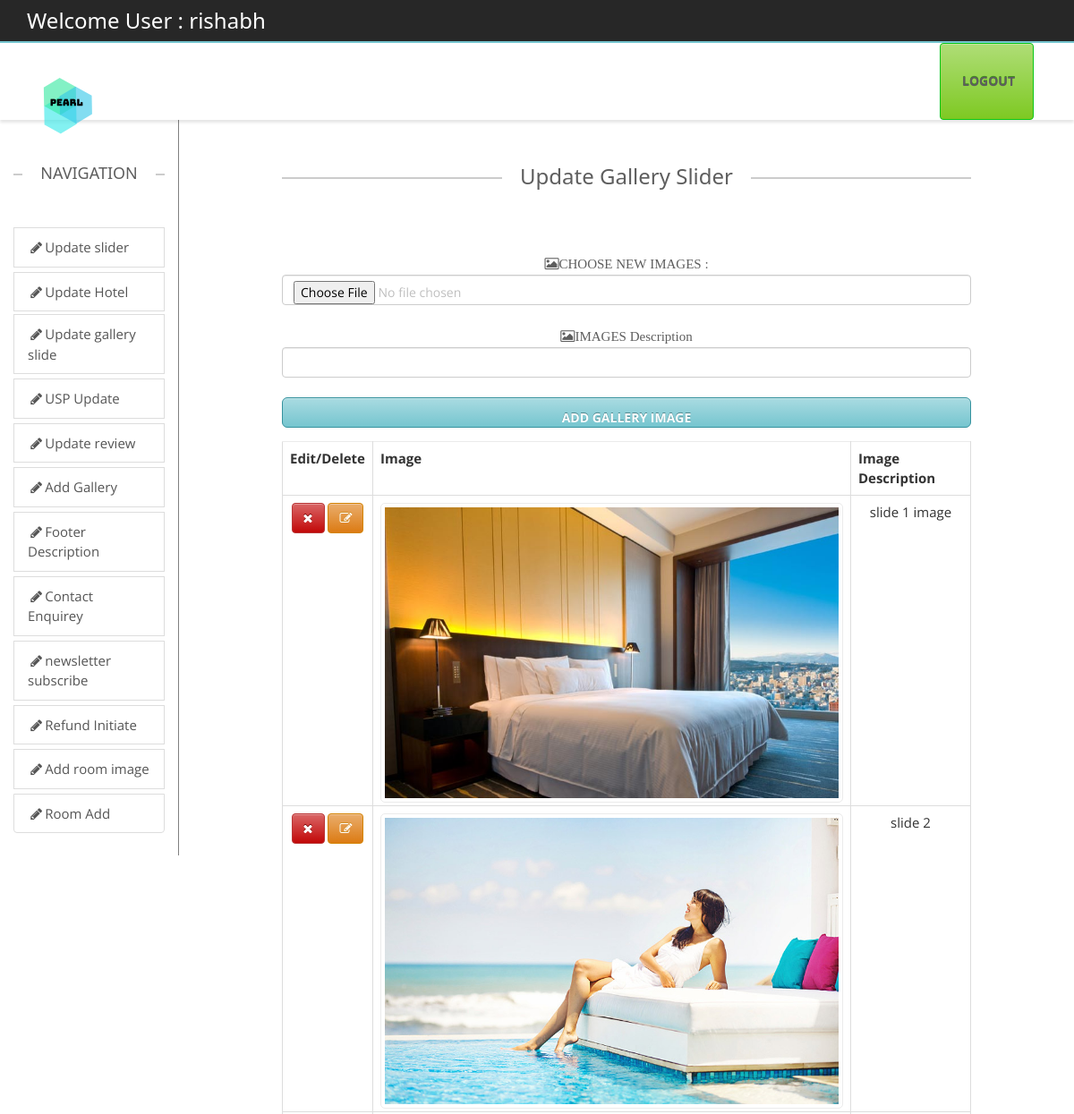
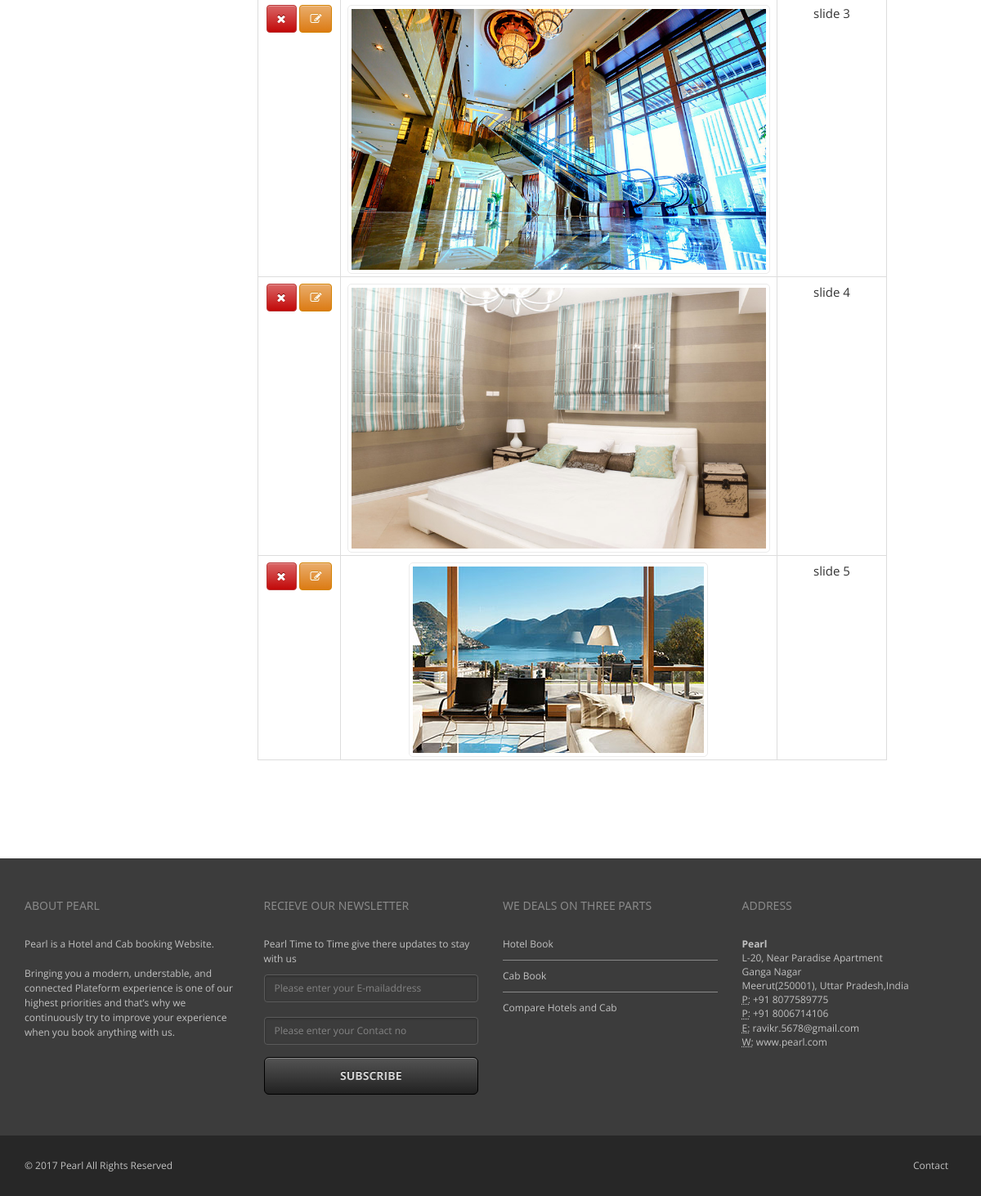
/backend/galleryslide.php (signed in), run on the app's committed database (2 pictures, top to bottom).
### tables this page shows
CREATE TABLE `galleryslides` (
  `id` int(11) NOT NULL,
  `image` varchar(200) DEFAULT NULL,
  `description` varchar(200) DEFAULT NULL
);

### backend/galleryslide.php (the view, shortened to what this page needs)
<?php
include("headeradmin.php");
include("navigation.php");?>
        <div class="col-sm-1 ">
        </div>
		<div class="col-sm-8">
        <div class="containe-fluid text-center" >
             <h3 class="lined-heading mt50">
            <span>
            Update Gallery Slider
            </span>
        </h3>
        <form action="addslide.php" class="form-group" method="post" enctype="multipart/form-data" >
        <br />
        <label class="fa fa-photo">CHOOSE NEW IMAGES :</label>
        <input class="form-control" type="file" name="image"/><br />
        <label class="fa fa-photo">IMAGES Description</label>
        <input class="form-control" type="text" name="description"/><br />
        <input class="form-control btn btn-lg btn-primary" type="submit" value="Add gallery Image"/>
        </form>
        <table class="table table-hover table-stripped table-bordered">
           <tr>
         <th>Edit/Delete</th> <th>Image</th> <th>Image Description</th>
           </tr>
          <?php
		  include("connect.php");
             $res=mysqli_query($con,"select * from galleryslides")or die(mysqli_error($con));
		     while($row=mysqli_fetch_array($res)){
		  ?>
             <tr>
             <td>
             <a href="updategalleryslide.php?iddelete=<?php echo $row[0];?>" class="btn btn-danger"><span class="fa fa-remove"></span> </a>
             <a href="updategalleryslide.php?idedit=<?php echo $row[0];?>" class="btn btn-warning"><span class="fa fa-edit"></span> </a>
             </td>
             <td>
               <img src="../images/gallery/<?php echo $row[1];?>" class="img img-thumbnail" style="col-sm-2" />
             </td>
             <td>
             <?php echo $row[2];?>
             </td>
             </tr>
          <?php }?>
        </table>
		</div>
		</div>
        <div class="col-sm-1">
        </div>
	</div>
</div>
<?php include("footer.php");?>

### backend/headeradmin.php (shortened to what this page needs)
<!DOCTYPE HTML>
<html>
<head>
<link rel="stylesheet" href="css/animate.css">
<link rel="stylesheet" href="css/bootstrap.css">
<link rel="stylesheet" href="https://cdnjs.cloudflare.com/ajax/libs/font-awesome/4.7.0/css/font-awesome.min.css">
<link rel="stylesheet" href="css/owl.carousel.css">
<link rel="stylesheet" href="css/owl.theme.css">
<link rel="stylesheet" href="css/prettyPhoto.css">
<link rel="stylesheet" href="css/smoothness/jquery-ui-1.10.4.custom.min.css">
<link rel="stylesheet" href="rs-plugin/css/settings.css">
<link rel="stylesheet" href="css/theme.css">
<link rel="stylesheet" href="css/w3.css">
<link rel="stylesheet" href="css/checkbox.css">
<link rel="stylesheet" href="css/colors/turquoise.css" id="switch_style">
<link rel="stylesheet" href="css/responsive.css">
</head>
<body>
<div id="top-header" >
  <div class="container">
    <div class="row">
      <div class="col-xs-6">
        <div class=" pull-left">
          <h3 style="color:#FFF">Welcome User : <?php echo $_SESSION['login_user']?></h3>
        </div>
      </div>
  </div>
</div>
</div>
<header>
  <div class="navbar yamm navbar-default" id="sticky">
    <div class="container">
      <div class="navbar-header"  >
        <a href="../index.php" class="navbar-brand">
        <div id="logo" style="border:none"> <img id="default-logo" src="images/d2.png" alt="Pearl" style="width:50%;height:100%;">  </div>
        </a>
        </div>
      <div id="navbar-collapse-grid" class="navbar-collapse collapse navbar-right">
        <ul class="nav navbar-nav ">
          <li> <a href="logout.php" class="btn btn-success" ><span class="fa fa-logout"></span> Logout</a></li>
          </ul>
      </div>
    </div>
  </div>
</header>

### backend/navigation.php
<div class="container-fluid">
	<div class="row">
		<div class="col-sm-2" style="border-right:1px solid grey;">
		<div class="container-fluid list-group"  style="overflow-y:scroll;padding:0px;" >
        <h5 class="lined-heading mt50">
            <span>
            NAVIGATION
            </span>
        </h5>
<a href="addimage.php" class="list-group-item " style="margin-bottom:5px;"><i class="fa fa-pencil fa-fw" aria-hidden="true"></i>Update slider</a>
<a href="updatehotel.php" class="list-group-item" style="margin-bottom:3px;"><i class="fa fa-pencil fa-fw" aria-hidden="true"></i>Update Hotel</a>
<a href="galleryslide.php" class="list-group-item" style="margin-bottom:5px;"><i class="fa fa-pencil fa-fw" aria-hidden="true"></i>Update gallery slide</a>
<a href="uspupdate.php" class="list-group-item" style="margin-bottom:5px;"><i class="fa fa-pencil fa-fw" aria-hidden="true"></i>USP Update</a>
<a href="updatereview.php" class="list-group-item" style="margin-bottom:5px;"><i class="fa fa-pencil fa-fw" aria-hidden="true"></i>Update review</a>
<a href="addgallery.php" class="list-group-item" style="margin-bottom:5px;"><i class="fa fa-pencil fa-fw" aria-hidden="true"></i>Add Gallery</a>
<a href="footerdesc.php" class="list-group-item" style="margin-bottom:5px;"><i class="fa fa-pencil fa-fw" aria-hidden="true"></i>Footer Description</a>
<a href="tables.php" class="list-group-item" style="margin-bottom:5px;"><i class="fa fa-pencil fa-fw" aria-hidden="true"></i>Contact Enquirey</a>
<a href="newsletter-detail.php" class="list-group-item" style="margin-bottom:5px;"><i class="fa fa-pencil fa-fw" aria-hidden="true"></i>newsletter subscribe</a>
<a href="../refundinitiate.php" class="list-group-item" style="margin-bottom:5px;"><i class="fa fa-pencil fa-fw" aria-hidden="true"></i>Refund Initiate</a>
<a href="addroomimage.php" class="list-group-item" style="margin-bottom:5px;"><i class="fa fa-pencil fa-fw" aria-hidden="true"></i>Add room image</a>
<a href="roomadd.php" class="list-group-item" style="margin-bottom:5px;"><i class="fa fa-pencil fa-fw" aria-hidden="true"></i>Room Add</a>
		</div>
		</div>

### backend/footer.php (shortened to what this page needs)
<footer>
<div class="container">
  <div class="row">
    <div class="col-md-3 col-sm-3">
      <h4>About Pearl</h4>
      <p>Pearl is a Hotel and Cab booking Website.  <br>
        <br>
       Bringing you a modern, understable, and connected Plateform experience is one of our highest priorities and that’s why we continuously try to improve your experience when you book anything with us. </p>
    </div>
    <div class="col-md-3 col-sm-3">
      <h4>Recieve our newsletter</h4>
      <p>Pearl Time to Time give there updates to stay with us</p>
      <form role="form" action="newsletterquery.php" method="post">
        <div class="form-group">
          <input name="newsletter" type="email" name="newsletter" value="" class="form-control" placeholder="Please enter your E-mailaddress"><br />
           <input name="contact" type="text"  value="" class="form-control" placeholder="Please enter your Contact no">
        </div>
        <input type="submit" class="btn btn-lg btn-black btn-block" value="Subscribe">
      </form>
    </div>
    <div class="col-md-3 col-sm-3">
      <h4>We deals on three parts</h4>
        <ul>
        <li>
		  <article>
			<a href="">Hotel Book</a>
		  </article>
		</li>
        <li>
		  <article>
			<a href="">Cab Book</a>
		  </article>
		</li>
        <li>
		  <article>
			<a href="">Compare Hotels and Cab</a>
		  </article>
		</li>
        </ul>
    </div>
    <div class="col-md-3 col-sm-3">
      <h4>Address</h4>
      <address>
      <strong>Pearl</strong><br>
      L-20, Near Paradise Apartment<br>
      Ganga Nagar<br>
      Meerut(250001), Uttar Pradesh,India<br />
      <abbr title="Phone">P:</abbr> <a href="+91 8077589775">+91 8077589775</a><br>
      <abbr title="Phone">P:</abbr> <a href="+91 8006714106">+91 8006714106</a><br />
      <abbr title="Email">E:</abbr> <a href="#">ravikr.5678@gmail.com</a><br>
      <abbr title="Website">W:</abbr> <a href="#">www.pearl.com</a><br>
      </address>
    </div>
  </div>
</div>
<div class="footer-bottom">
<div class="container">
<div class="row">
<div class="col-xs-6"> &copy; 2017 Pearl All Rights Reserved </div>
<div class="col-xs-6 text-right">
<ul>
<li><a href="">Contact</a></li>
</ul>
</div>
</div>
</div>
</div>
</footer>
</body>
</html>

### backend/css/w3.css (style rules this page uses)
button,hr,input { overflow:visible }
html { box-sizing:border-box;-ms-text-size-adjust:100%;-webkit-text-size-adjust:100%;overflow-x:hidden }
*,:after,:before { box-sizing:inherit }
body { margin:0 }
article,aside,details,figcaption,figure,footer,header,main,menu,nav,section,summary { display:block }
a { background-color:transparent;-webkit-text-decoration-skip:objects;color:inherit }
abbr[title] { border-bottom:none;text-decoration:underline;text-decoration:underline dotted }
img { border-style:none;margin-bottom:-5px }
button,input,select,textarea { font:inherit;margin:0 }
[type=reset],[type=submit],button,html [type=button] { -webkit-appearance:button }
body,html { font-family:Verdana,sans-serif;font-size:15px;line-height:1.5 }
h3 { font-size:24px }
h4 { font-size:20px }
h5 { font-size:18px }
h1,h2,h3,h4,h5,h6 { font-family:"Segoe UI",Arial,sans-serif;font-weight:400;margin:10px 0 }

### backend/css/colors/turquoise.css (style rules this page uses)
a { color: #75c5cf; }
header, .navbar-nav .dropdown-menu, .blog-author img, .comment .avatar img, aside h3, blockquote, .ui-widget-header, .ui-state-highlight, .ui-widget-content .ui-state-highlight, .ui-widget-header .ui-state-highlight, .ui-state-hover, .ui-widget-content .ui-state-hover, .ui-widget-header .ui-state-hover, .ui-state-focus, .ui-widget-content .ui-state-focus, .ui-widget-header .ui-state-focus, .ui-state-active, .ui-widget-content .ui-state-active, .ui-widget-header .ui-state-active, #owl-gallery, #owl-reviews img, .parallax-effect, .revolution-slider, .testimonials .owl-theme .owl-controls .owl-buttons div, .standard-slider .owl-theme .owl-controls .owl-buttons div, #go-top, .box-icon .circle, .testimonials .owl-theme .owl-controls .owl-buttons div, .standard-slider .owl-theme .owl-controls .owl-buttons div, #map { border-color: #75c5cf !important; }
.navbar-default .navbar-brand, .navbar-default .navbar-nav > li > a:hover, .navbar-default .navbar-nav > li > a:focus, .navbar-default .navbar-nav > .active > a, .navbar-default .navbar-nav > .active > a:hover, .navbar-default .navbar-nav > .active > a:focus, .navbar-default .navbar-nav > .open > a, .navbar-default .navbar-nav > .open > a:hover, .navbar-default .navbar-nav > .open > a:focus, .navbar-default .navbar-nav .dropdown-menu > li > a:hover, .navbar-default .navbar-nav .dropdown-menu > li > a:focus { color: #75c5cf; }
.btn-primary { background-color: #75c5cf; border-color: #35929e; text-shadow: 0 -1px 0 #50878e; }

### data on the page
galleryslides: image (picture), description "slide 1 image"
galleryslides: image (picture), description "slide 2"
galleryslides: image (picture), description "slide 3"
galleryslides: image (picture), description "slide 4"
galleryslides: image (picture), description "slide 5"

### other printed values
$_SESSION['login_user'] "rishabh"
